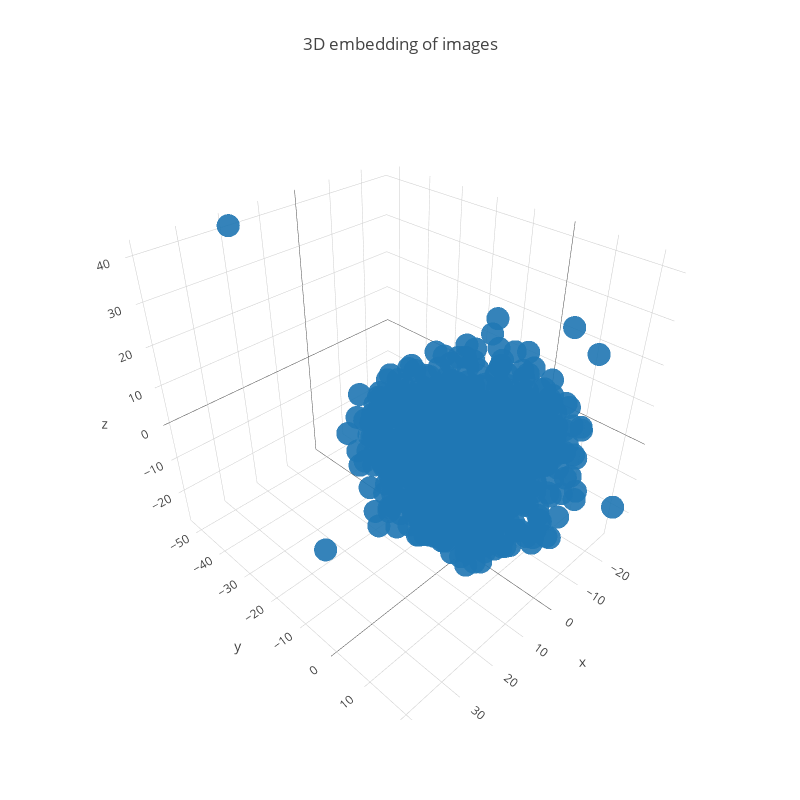

The cell this chart's notebook holds for it:
### Code cell
trace1 = go.Scatter3d(
    x=tsne[:,0],
    y=tsne[:,1],
    z=tsne[:,2],
    mode='markers',
    marker=dict(
        sizemode='diameter',
        #color = preprocessing.LabelEncoder().fit_transform(all_image_types),
        #colorscale = 'Portland',
        #colorbar = dict(title = 'images'),
        line=dict(color='rgb(255, 255, 255)'),
        opacity=0.9
    )
)

data=[trace1]
layout=dict(height=800, width=800, title='3D embedding of images')
fig=dict(data=data, layout=layout)
py.iplot(fig, filename='3DBubble')

### Figure 1 — Plotly figure (JSON) as saved in the notebook; plotly's stock layout.template omitted (floating-point values rounded to 4 significant figures; data arrays with more than 128 entries replaced by an {"elided": "..."} marker saying what was removed)
{"data": [{"marker": {"line": {"color": "rgb(255, 255, 255)"}, "opacity": 0.9, "sizemode": "diameter"}, "mode": "markers", "type": "scatter3d", "x": {"elided": "600 float values"}, "y": {"elided": "600 float values"}, "z": {"elided": "600 float values"}}], "layout": {"height": 800, "title": "3D embedding of images", "width": 800}}
